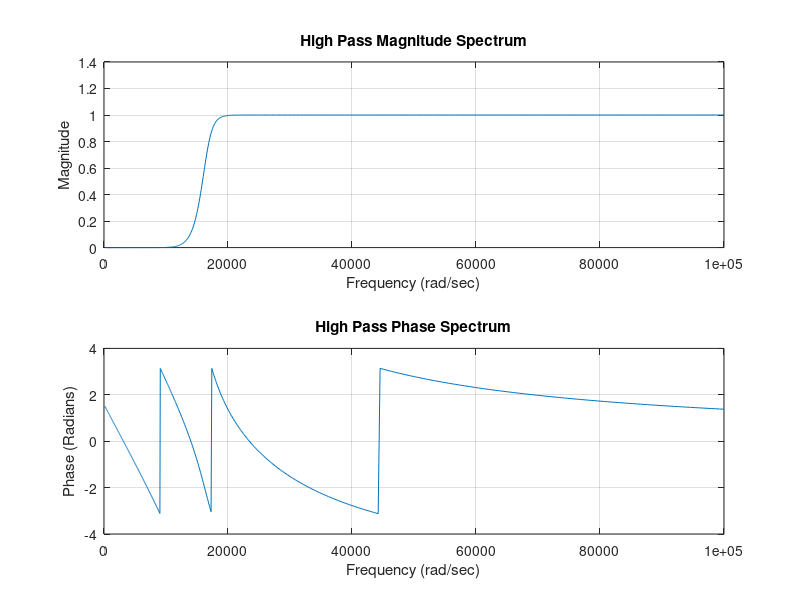

MATLAB code for this plot:
clc;
clear all;
close all;

pkg load signal

rp = 0.15;
rs = 60;

fp = 3000;
fs = 1500;

Wp = 2*pi*fp;
Ws = 2*pi*fs;

[n, wn] = buttord(Wp, Ws, rp, rs, 's');

disp("Order of the filter:");
disp(n);

disp("Cutoff frequency:");
disp(wn);

[b, a] = butter(n, wn, 'high', 's');

w = logspace(2, 5, 1000);
H = freqs(b, a, w);

figure;

subplot(2,1,1);
plot(w, abs(H));
grid on;
xlabel("Frequency (rad/sec)");
ylabel("Magnitude");
title("High Pass Magnitude Spectrum");

subplot(2,1,2);
plot(w, angle(H));
grid on;
xlabel("Frequency (rad/sec)");
ylabel("Phase (Radians)");
title("High Pass Phase Spectrum");
